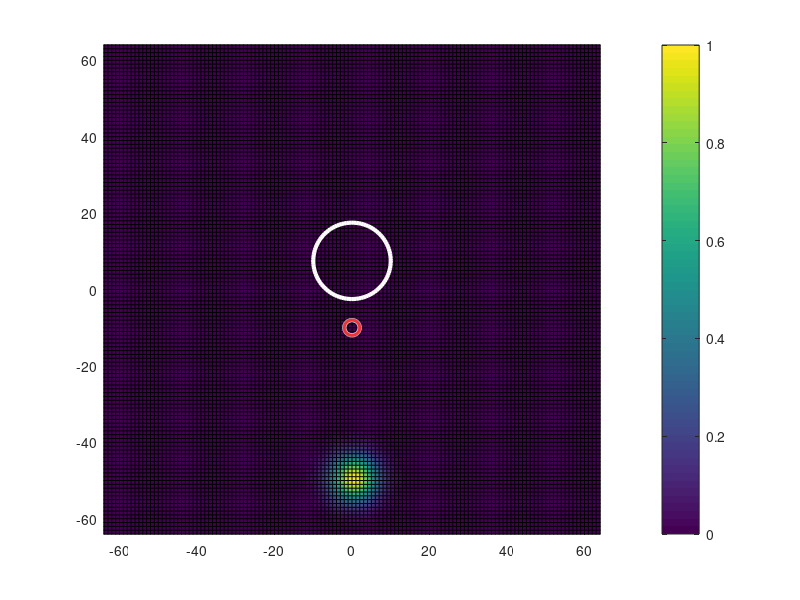

Recreate this plot in MATLAB. (Note: this script raises an error after producing the figure.)

%%% Multi-track simulation
%%% We will turn off all disp in GP2DF!!!!
clearvars
% % close all
format compact
close all
tic


disp(date);
%%%%%% Define Constants
disp('Defining Constants');

%%% Physical Constants
hbar = 0.6582;	% Plank's Constant (meV.ps)
c=3*10^14*10^-12;	% Speed of light (um/ps)
me=511*10^6/c^2;	% Free electron mass (meV/c^2)
mp=(7*10^-5)*me; % mass of Cavity photon
%%% Calculation Contronl
tstart = 1;	% Initial Dynamics time (ps)
tfinish = 50;	% Finish time (ps)     % reservoir steady state time needed: 100 ps; +20 ps;
tp = tfinish/2;
tstep=0.1;%0.25;	% Frequency to stroe data
Nt=(tfinish-tstart)/tstep;
%%%%%% End

%%%%%% Grid of energy, momentum and real space
%%% For energy
Ns=400;	% Sub-steps;
% Although data will be store for every tstep, it will be calculate over smaller intervals, Ns sets the number of intervals for every tstep;
sstep=tstep/Ns;	% This time step in time used in solving the differential equations; (ps)


uc=1; % Unit cell size (um)
nuc=128; % Number of Unit Cell in one direction from 0-end


%%% For real space
num_p = 2;
Nx=nuc*num_p;	% Number of points in x-axis
Ny=nuc*num_p;	% Number of points in y-axis
xmax=nuc*uc;	% Set x range (um)
ymax=nuc*uc;	% set y range (um)
x=((1:Nx)'-Nx/2-1)*2*xmax/Nx';	% Grid in x
y=((1:Ny)'-Ny/2-1)*2*ymax/Ny';  % Grid in y
dx=abs(x(4)-x(3));	% dx (um)
dy=abs(y(4)-y(3));      % dy
x0=Nx/2+1;  % x=0 index
y0=Ny/2+1;
[X,Y]=meshgrid(x,y);

%%% For momentum space
kxmax=pi/dx; % maxmium of k valus (um^-1)
kymax=pi/dy;
kx=((1:Nx)'-Nx/2-1)*pi/xmax;	% Grid in kx
ky=((1:Ny)'-Ny/2-1)*pi/ymax;	% Grid in ky
dkx=2*kxmax/Nx;	% dkx
dky=2*kymax/Ny;	% dky
[KX,KY]=meshgrid(kx,ky);
%%%%%% END

%%%%%% Dispersion
EC=(hbar^2)*(KX.^2+KY.^2)/(2*mp);

%%%%% Nonlinear interaction %%%%%%%%
%%%%% Parameters controled by experimantal
alphaNL=2*10^-3;	%meV*um^2
Gin = 0.02;   % Gain rate 0.02 ps^-1 um^2
beta= 10^-2;


%%%%%% Pump parameters: Laguerre Gaussian pumping
%%% Pump Rate Intensity no dxdy thing!!!!



omega = 0.15/hbar; %ps^-1
tauP = 14;   % ps
tauR = 120; % ps
Gamma = 1*hbar/(2*tauP);

% Pump intensity 
% P0 = 0.001;
% P0 = 0.05*Gamma*sqrt(hbar*omega/alphaNL);

ratio = 10;
Inten_Pn = ratio*1/(Gin*tauP*tauR);
% Inten_Pr = 0.05*20;
Inten_Pr = 0.05*20;
% Inten_Pr = 0.05*100;
sigr = 6; % size
sigr_Poten = 2;
sigr_non = 10;

locate_pump = -50;
locate_poten = 10;
locate_non = -7.5;

RL = sqrt(X.^2+(Y-locate_pump).^2);
RL_non = sqrt(X.^2+(Y+locate_non).^2);
RL_poten = sqrt(X.^2+(Y+locate_poten).^2);
Phase = atan2(Y,X);

%Gaussian
r = sqrt(X.^2 + Y.^2);

kky = -0.5; %um^-1
% kky = -3.4;
Pr = Inten_Pr*exp(-(RL/sigr).^2).*exp(-1i*kky*Y);
Pn = Inten_Pn*exp(-(RL_non/sigr_non).^2);
% Pr(Y<locate_pump) = 0;
% Pr = Inten_Pr*exp(-(RL/sigr).^2);
PE = 10; %meV;
Poten = PE*exp(-(RL_poten/sigr_Poten).^2);


system_name = sprintf('locatePn = %0.2f, locatePr = %0.2f, locateDefect = %0.2f.jpg',-locate_non,locate_pump,-locate_poten);
figure()
pcolor(x,y,abs(Pr));
% pcolor(x,y,ss);
hold on
axis(2*[-32 32 -32 32])
% pcolor(x,y,abs(Pn));
viscircles([0,-locate_non],sigr_non,'Color','w');
viscircles([0,-locate_poten],sigr_Poten);
% title("Resonant","FontSize",20)
axis on
colorbar
saveas(gcf,system_name)



%%


%%%%%% Define Fehlberg coefficients (for fifth order Runge-Kutta procedure)
ai(1)=16/135;
ai(2)=0;
ai(3)=6656/12825;
ai(4)=28561/56430;
ai(5)=-9/50;
ai(6)=2/55; %#ok<NASGU>

aibi(1)=1/360;
aibi(2)=0;
aibi(3)=-128/4275;
aibi(4)=-2197/75240;
aibi(5)=1/50;
aibi(6)=2/55;

dij(1,1)=0;
dij(2,1)=1/4;
dij(3,1)=3/32;          dij(3,2)=9/32;
dij(4,1)=1932/2197;     dij(4,2)=-7200/2197;    dij(4,3)=7296/2197;
dij(5,1)=439/216;       dij(5,2)=-8;            dij(5,3)=3680/513;
dij(5,4)=-845/4104;
dij(6,1)=-8/27;         dij(6,2)=2;             dij(6,3)=-3544/2565;
dij(6,4)=1859/4104;     dij(6,5)=-11/40;
%%%%%% END

% Load initial condition
%load psi_601.mat
%load res_601.mat
%psi_ini = psi5;
%rev_ini = rev5;
%clear psi5 rev5

%%%%%% Define the initial state

t=0;	% Real time (ps)
%%% Take the initial wavefunction
% set the random seed
rng('shuffle'); % make the initial seed depned on current time
%rng('default'); % make sure the same random initial condition
% psi5=10e-1*(zeros(Ny,Nx)+1i*zeros(Ny,Nx));
% psi5=exp(-X.^2/4).*exp(-Y.^2/4).*exp(1i*X*2);
% psi5 = Pxy1;
% psi5=10e-2*(randn(Ny,Nx)+1i*randn(Ny,Nx));
psi5 = 10e-1*(zeros(Ny,Nx)+1i*zeros(Ny,Nx));
rev5 = 10e-1*(zeros(Ny,Nx)+1i*zeros(Ny,Nx));
% noise = 10e-10*(randn(Ny,Nx)+1i*randn(Ny,Nx));
%%%%%% END






para = struct('hbar',hbar,'sstep',sstep,'alpha',alphaNL,'tauP',tauP, ...
    'Pr',Pr,'Pn',Pn,'omega',omega,'tp',tp,'Gamma',Gamma,'EC',EC,'Gin',Gin,'beta',beta,'tauR',tauR,'Poten',Poten);
%%%%%% 5th order Runge-Kutta Algorithm
for si=0:1:4
    t=si*sstep;

    % Label theta at next, current and 4 sub-timesteps behind
    psin1=['psi',sprintf('%g',si+5+1)];	% Label of next sub-timestep
    psin = ['psi',sprintf('%g',si+5)];      % Label of current sub-timestep
    psin_4 = ['psi',sprintf('%g',si+5-4)];  % Label of four sub-timesteps back

    % Label theta at next, current and 4 sub-timesteps behind
    revn1=['rev',sprintf('%g',si+5+1)];	% Label of next sub-timestep
    revn = ['rev',sprintf('%g',si+5)];      % Label of current sub-timestep
    revn_4 = ['rev',sprintf('%g',si+5-4)];  % Label of four sub-timesteps back


    % Calculate gradients
    [f1psi,f1rev] = fcal2D(...
        eval(psin),...
        eval(revn),...
        t,para);

    [f2psi,f2rev] = fcal2D(...
        eval(psin)+dij(2,1)*f1psi,...
        eval(revn)+dij(2,1)*f1rev,...
        t,para);

    [f3psi,f3rev] = fcal2D(...
        eval(psin)+dij(3,1)*f1psi+dij(3,2)*f2psi,...
        eval(revn)+dij(3,1)*f1rev+dij(3,2)*f2rev,...
        t,para);

    [f4psi,f4rev] = fcal2D(...
        eval(psin)+dij(4,1)*f1psi+dij(4,2)*f2psi+dij(4,3)*f3psi,...
        eval(revn)+dij(4,1)*f1rev+dij(4,2)*f2rev+dij(4,3)*f3rev,...
        t,para);

    [f5psi,f5rev] = fcal2D(...
        eval(psin)+dij(5,1)*f1psi+dij(5,2)*f2psi+dij(5,3)*f3psi+dij(5,4)*f4psi,...
        eval(revn)+dij(5,1)*f1rev+dij(5,2)*f2rev+dij(5,3)*f3rev+dij(5,4)*f4rev,...
        t,para);

    [f6psi,f6rev] = fcal2D(...
        eval(psin)+dij(6,1)*f1psi+dij(6,2)*f2psi+dij(6,3)*f3psi+dij(6,4)*f4psi+dij(6,5)*f5psi,...
        eval(revn)+dij(6,1)*f1rev+dij(6,2)*f2rev+dij(6,3)*f3rev+dij(6,4)*f4rev+dij(6,5)*f5rev,...
        t,para);

    % Calculate fields at next sub-timestep
    eval([psin1 '=eval(psin)+ai(1)*f1psi+ai(2)*f2psi+ai(3)*f3psi+ai(4)*f4psi+ai(5)*f5psi+ai(6)*f6psi;']);
    eval([revn1 '=eval(revn)+ai(1)*f1rev+ai(2)*f2rev+ai(3)*f3rev+ai(4)*f4rev+ai(5)*f5rev+ai(6)*f6rev;']);

    % Calculate errors
    errorpsi=sum(sum(abs(...
        aibi(1)*f1psi+aibi(2)*f2psi+aibi(3)*f3psi...
        +aibi(4)*f4psi+aibi(5)*f5psi+aibi(6)*f6psi)))...
        /(sum(sum(abs(eval(psin1)))));

    % Clear psi at sub-timestep 6 substeps behind next substep
    clear(psin_4);
    clear(revn_4);

end
clear f1psi f2psi f3psi f4psi f5psi f6psi
clear f1rev f2rev f3rev f4rev f5rev f6rev

clear ai aibi dij

%%%%%% END

%%%%%% Prepare for 5th order Adams-Bashforth-Moulton Algorithm
% This part of the code prepares for the 5th order Adams-Bashforth-Moulton Algorithm. From the stored values of psi from the Runge-Kutta procedure it calculates the gradients, fpsi=dpsi/dt, for each sub-timestep. The results are the arrays: % fpsi6, fpsi7, fpsi8, fpsi9 We also keep the last value of the field: (psi10, theta10) This part of the procedure uses the function, fcal2D(psi,...,t), which gives the value of dpsi/dt
% Increment substep by one
si=si+1;        %si=5 now

% Label psi at previous four sub-timesteps
psin_1 = ['psi',sprintf('%g',si+5-1)];
psin_2 = ['psi',sprintf('%g',si+5-2)];
psin_3 = ['psi',sprintf('%g',si+5-3)];
psin_4 = ['psi',sprintf('%g',si+5-4)];

% Label f at previous four sub-timesteps
fpsin_1 = ['fpsi',sprintf('%g',si+5-1)];
fpsin_2 = ['fpsi',sprintf('%g',si+5-2)];
fpsin_3 = ['fpsi',sprintf('%g',si+5-3)];
fpsin_4 = ['fpsi',sprintf('%g',si+5-4)];

% Label phi at previous four sub-timesteps
revn_1 = ['rev',sprintf('%g',si+5-1)];
revn_2 = ['rev',sprintf('%g',si+5-2)];
revn_3 = ['rev',sprintf('%g',si+5-3)];
revn_4 = ['rev',sprintf('%g',si+5-4)];

% Label f at previous four sub-timesteps
frevn_1 = ['frev',sprintf('%g',si+5-1)];
frevn_2 = ['frev',sprintf('%g',si+5-2)];
frevn_3 = ['frev',sprintf('%g',si+5-3)];
frevn_4 = ['frev',sprintf('%g',si+5-4)];


% Calculate f at previous four sub-timesteps
eval([ '[' fpsin_1  ',' frevn_1 ']=fcal2D(' ...
    psin_1  ',' revn_1 ','...
    't,para);']);

eval([ '[' fpsin_2  ',' frevn_2 ']=fcal2D(' ...
    psin_2 ',' revn_2 ','...
    't,para);']);

eval([ '[' fpsin_3  ',' frevn_3 ']=fcal2D(' ...
    psin_3 ',' revn_3 ','...
    't,para);']);

eval([ '[' fpsin_4  ',' frevn_4 ']=fcal2D(' ...
    psin_4 ',' revn_4 ','...
    't,para);']);

% Clear psi at sub-timesteps earlier than last sub-timestep
clear(psin_1); clear('psin_1');
clear(psin_2); clear('psin_2');
clear(psin_3); clear('psin_3');
clear(psin_4); clear('psin_4');

clear(revn_1); clear('revn_1');
clear(revn_2); clear('revn_2');
clear(revn_3); clear('revn_3');
clear(revn_4); clear('revn_4');


%%%%%% END

%%%%%% Start main 5th order Adams-Bashforth-Moulton Algorithm for all remaining timesteps This is the main part of the algorithm that calculates psi and theta for every sub-timestep.  For each timestep after the initial equilibrium time set by E_tstart plots are made for the first Monte Carlo realization if allow_plots==true For each value in the sample time grid, defined by E_Samples, E_start, and tfinish the field is saved in the variable psi_Ei where Ei is an index The time dynamics of the first Monte Carlo realization is also stored in the variable psit (if allow_plots==1) This part of the procedure uses the function, fcalc2DIS(psi,...,t), which gives the value of dpsi/dt
psit=zeros(Ny,Nx);
revt=zeros(Ny,Nx);


for ti=0:1:tfinish/tstep

    t=ti*tstep+si*sstep;
    plot_t(ti+1) = t;
    disp([sprintf('%1.4f',t),' ps', sprintf(' \t %g',ti),' step ']);
    display(['|psi|^2 : ' sprintf('%1.4g',sum(sum(abs(psit).^2)))]);	% Why 1e8?
    display(['|rev|^2 : ' sprintf('%1.4g',sum(sum(revt)))]);	% Why 1e8?
    sum_psi(ti+1) = sum(sum(abs(psit).^2));



    while si<Ns
        t=ti*tstep+si*sstep;

        % Label f at next and previous 5 sub-timesteps
        fpsin1 = ['fpsi',sprintf('%g',si+5+1)];
        fpsin = ['fpsi',sprintf('%g',si+5)];
        fpsin_1 = ['fpsi',sprintf('%g',si+5-1)];
        fpsin_2 = ['fpsi',sprintf('%g',si+5-2)];
        fpsin_3 = ['fpsi',sprintf('%g',si+5-3)];
        fpsin_4 = ['fpsi',sprintf('%g',si+5-4)];

        % Label f at next and previous 5 sub-timesteps
        frevn1 = ['frev',sprintf('%g',si+5+1)];
        frevn = ['frev',sprintf('%g',si+5)];
        frevn_1 = ['frev',sprintf('%g',si+5-1)];
        frevn_2 = ['frev',sprintf('%g',si+5-2)];
        frevn_3 = ['frev',sprintf('%g',si+5-3)];
        frevn_4 = ['frev',sprintf('%g',si+5-4)];



        % Label psi at next and last sub-timestep
        psin1 = ['psi',sprintf('%g',si+5+1)];
        psin = ['psi',sprintf('%g',si+5)];

        revn1 = ['rev',sprintf('%g',si+5+1)];
        revn = ['rev',sprintf('%g',si+5)];


        % Calculate f at last sub-timestep
        eval([ '[' fpsin  ',' frevn ']=fcal2D(eval(psin),eval(revn),t,para);']);

        % Predict psi at next sub-timestep (Adams-Bashforth Formula)
        psiapprox=eval(psin)+(1/720)*(...
            1901*eval(fpsin)-2774*eval(fpsin_1)...
            +2616*eval(fpsin_2)-1274*eval(fpsin_3)...
            +251*eval(fpsin_4));

        revapprox=eval(revn)+(1/720)*(...
            1901*eval(frevn)-2774*eval(frevn_1)...
            +2616*eval(frevn_2)-1274*eval(frevn_3)...
            +251*eval(frevn_4));

        clear(fpsin_4);
        clear(frevn_4);

        % Predict f at next sub-timestep

        eval([ '[' fpsin1  ',' frevn1 ']=fcal2D(psiapprox,revapprox,t,para);']);

        % Correct psi at next sub-timestep (Adams-Moulton Formula)
        eval([ psin1 '=eval(psin)+(1/720)*',...
            '(251*eval(fpsin1)+646*eval(fpsin)-264*eval(fpsin_1)',...
            '+106*eval(fpsin_2)-19*eval(fpsin_3));']);
         % Correct rev at next sub-timestep (Adams-Moulton Formula)
        eval([ revn1 '=eval(revn)+(1/720)*',...
            '(251*eval(frevn1)+646*eval(frevn)-264*eval(frevn_1)',...
            '+106*eval(frevn_2)-19*eval(frevn_3));']);



        clear(psin);
        clear(revn);

        % Increment sub-timestep
        si=si+1;
    end

    if eval(['isnan(sum(sum(' psin1 ')))'])
        calcsuccess=false;
        disp('  Calculation Stopped: Time step too large')
        return
    end

    % Prepare for next timestep
    psi5=eval(psin1); clear(psin1);
    rev5=eval(revn1); clear(revn1);

    clear(fpsin1);
    clear(frevn1);


    fpsi4=eval(fpsin); clear(fpsin);
    fpsi3=eval(fpsin_1); clear(fpsin_1);
    fpsi2=eval(fpsin_2); clear(fpsin_2);
    fpsi1=eval(fpsin_3); clear(fpsin_3);

    frev4=eval(frevn); clear(frevn);
    frev3=eval(frevn_1); clear(frevn_1);
    frev2=eval(frevn_2); clear(frevn_2);
    frev1=eval(frevn_3); clear(frevn_3);


    si=0;

    if ti>=tstart/tstep
        % store the result
        %         psiall=sum(sum(abs(psi5).^2));
        %         phiall=sum(sum(abs(phi5).^2));
        %         resall=sum(sum(rev5));
        save(['./result/psi_' sprintf('%g',ti-tstart/tstep+1)],'psi5','t');
        save(['./result/rev_' sprintf('%g',ti-tstart/tstep+1)],'rev5','t');

    end
    psit=psi5;
    revt=rev5;
    M(:,:,ti+1) = psit;


end
%%
% Psi_M = abs(M).^2;
% for i = 1:length(Psi_M)
%     normal_M(:,:,i) = normalize(M(:,:,i),"norm",Inf);
% end
% normal_M = abs(normal_M);

inten_ratio = 1;
mat_size = size(M);
for i = 1:mat_size(3)
    ss = abs(M(:,:,i));
    ss(ss>10^(-3)) = ss(ss>10^(-3))/inten_ratio;
    inten_decre_M(:,:,i) = ss;
end

normal_sel = 0.6;
Psi_normal = inten_decre_M.^normal_sel;
% mat_size = size(Psi_normal);



for i = 1:mat_size(3)
    ttest = Psi_normal(:,:,i)/max(max(Psi_normal(:,:,i)));
    ttest(ttest>10^(-3)) = ttest(ttest>10^(-3))/1;
    normal_max(:,:,i) = ttest;
    
end


time = 0:tstep:tfinish;
fig_name =  sprintf('Soliton : locatePn = %0.2f, locatePr = %0.2f, locateDefect = %0.2f.jpg',-locate_non,locate_pump,-locate_poten);
figure()
pcolor(X,Y,normal_max(:,:,end));
viscircles([0,-locate_non],sigr_non,'Color','w');
viscircles([0,-locate_poten],sigr_Poten);
colorbar
colormap hot
shading flat
axis equal
title(['time : ' sprintf('%g',time(end)),'ps'],"FontSize",20);
axis([-32 32 -32 32]);
saveas(gcf,fig_name)

fig_name2 =  sprintf('Phase : locatePn = %0.2f, locatePr = %0.2f, locateDefect = %0.2f.jpg',-locate_non,locate_pump,-locate_poten);

figure()
pcolor(X,Y,angle(M(:,:,end)));
viscircles([0,-locate_non],sigr_non,'Color','w');
viscircles([0,-locate_poten],sigr_Poten);
colormap gray
shading flat
axis equal
title(['time : ' sprintf('%g',time(end)),'ps'],"FontSize",20);
axis([-32 32 -32 32]);

saveas(gcf,fig_name2)


